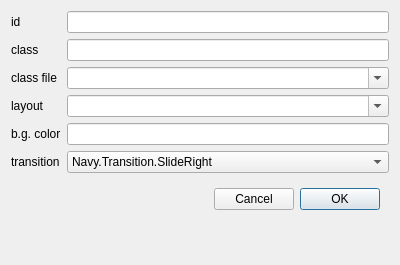
<?xml version="1.0" encoding="UTF-8"?>
<ui version="4.0">
 <class>NPageDialog</class>
 <widget class="QDialog" name="NPageDialog">
  <property name="geometry">
   <rect>
    <x>0</x>
    <y>0</y>
    <width>400</width>
    <height>265</height>
   </rect>
  </property>
  <property name="windowTitle">
   <string>Dialog</string>
  </property>
  <layout class="QGridLayout" name="gridLayout">
   <item row="3" column="1">
    <widget class="NComboBox" name="layout">
     <property name="editable">
      <bool>true</bool>
     </property>
    </widget>
   </item>
   <item row="1" column="1">
    <widget class="QLineEdit" name="className"/>
   </item>
   <item row="0" column="0">
    <widget class="QLabel" name="label">
     <property name="text">
      <string>id</string>
     </property>
    </widget>
   </item>
   <item row="6" column="1">
    <widget class="QWidget" name="widget" native="true">
     <layout class="QHBoxLayout" name="horizontalLayout">
      <item>
       <spacer name="horizontalSpacer">
        <property name="orientation">
         <enum>Qt::Horizontal</enum>
        </property>
        <property name="sizeHint" stdset="0">
         <size>
          <width>112</width>
          <height>20</height>
         </size>
        </property>
       </spacer>
      </item>
      <item>
       <widget class="QPushButton" name="cancelButton">
        <property name="text">
         <string>Cancel</string>
        </property>
       </widget>
      </item>
      <item>
       <widget class="QPushButton" name="okButton">
        <property name="text">
         <string>OK</string>
        </property>
        <property name="default">
         <bool>true</bool>
        </property>
       </widget>
      </item>
     </layout>
    </widget>
   </item>
   <item row="2" column="1">
    <widget class="NComboBox" name="classFile">
     <property name="editable">
      <bool>true</bool>
     </property>
    </widget>
   </item>
   <item row="3" column="0">
    <widget class="QLabel" name="layoutLabel">
     <property name="text">
      <string>layout</string>
     </property>
    </widget>
   </item>
   <item row="0" column="1">
    <widget class="QLineEdit" name="id"/>
   </item>
   <item row="1" column="0">
    <widget class="QLabel" name="label_2">
     <property name="text">
      <string>class</string>
     </property>
    </widget>
   </item>
   <item row="4" column="0">
    <widget class="QLabel" name="label_5">
     <property name="text">
      <string>b.g. color</string>
     </property>
    </widget>
   </item>
   <item row="2" column="0">
    <widget class="QLabel" name="classFileLabel">
     <property name="text">
      <string>class file</string>
     </property>
    </widget>
   </item>
   <item row="4" column="1">
    <widget class="QLineEdit" name="backgroundColor"/>
   </item>
   <item row="7" column="1">
    <spacer name="verticalSpacer">
     <property name="orientation">
      <enum>Qt::Vertical</enum>
     </property>
     <property name="sizeHint" stdset="0">
      <size>
       <width>20</width>
       <height>40</height>
      </size>
     </property>
    </spacer>
   </item>
   <item row="5" column="0">
    <widget class="QLabel" name="label_3">
     <property name="text">
      <string>transition</string>
     </property>
    </widget>
   </item>
   <item row="5" column="1">
    <widget class="QComboBox" name="transition">
     <property name="editable">
      <bool>false</bool>
     </property>
     <item>
      <property name="text">
       <string>Navy.Transition.SlideRight</string>
      </property>
     </item>
     <item>
      <property name="text">
       <string>Navy.Transition.SlideLeft</string>
      </property>
     </item>
     <item>
      <property name="text">
       <string>Navy.Transition.SlideUp</string>
      </property>
     </item>
     <item>
      <property name="text">
       <string>Navy.Transition.SlideDown</string>
      </property>
     </item>
     <item>
      <property name="text">
       <string>Navy.Transition.PopUp</string>
      </property>
     </item>
     <item>
      <property name="text">
       <string>Navy.Transition.TurnOver</string>
      </property>
     </item>
     <item>
      <property name="text">
       <string>Navy.Transition.Fade</string>
      </property>
     </item>
    </widget>
   </item>
  </layout>
 </widget>
 <customwidgets>
  <customwidget>
   <class>NComboBox</class>
   <extends>QComboBox</extends>
   <header>extend/n_combo_box.h</header>
  </customwidget>
 </customwidgets>
 <tabstops>
  <tabstop>id</tabstop>
  <tabstop>className</tabstop>
  <tabstop>classFile</tabstop>
  <tabstop>layout</tabstop>
  <tabstop>backgroundColor</tabstop>
  <tabstop>okButton</tabstop>
  <tabstop>cancelButton</tabstop>
 </tabstops>
 <resources/>
 <connections/>
</ui>
